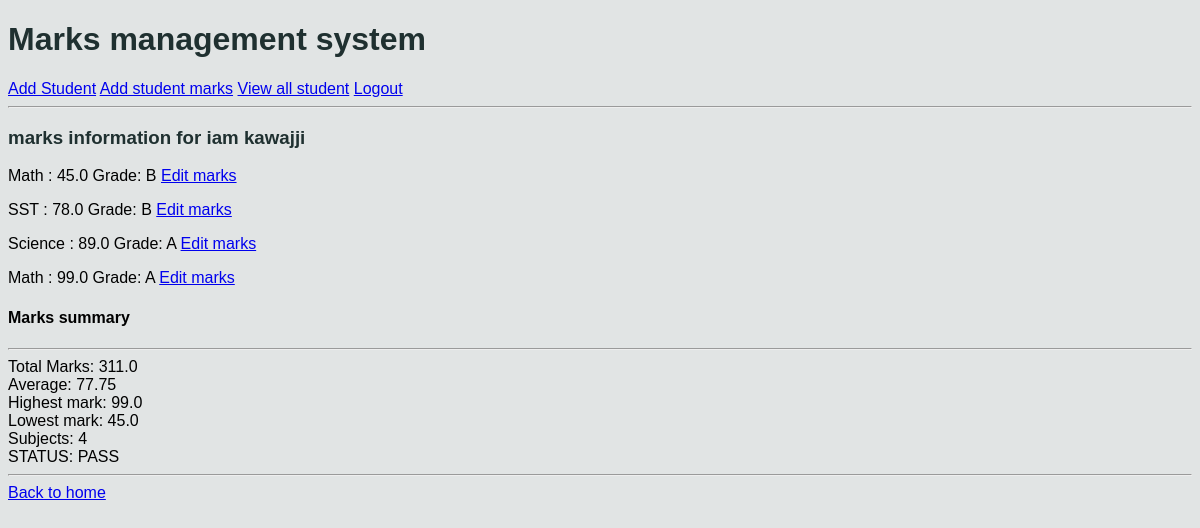
/students/student/1/ (signed in), run on an earlier commit of the app's database.
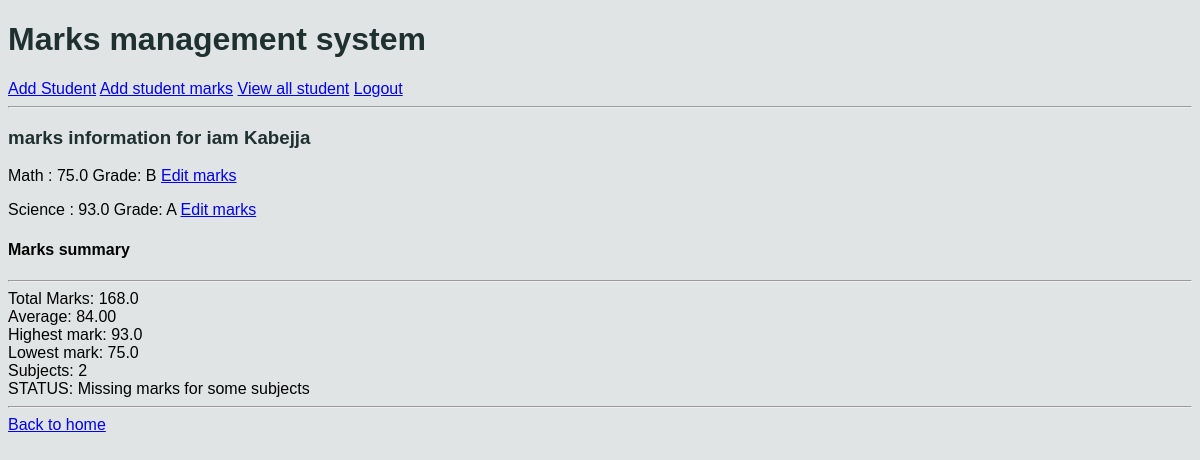
And on a later commit of the database.
### students/models.py (models this page shows, shortened)
class Student(db.Model):
    fname = db.CharField(max_length=100)
    lname = db.CharField(max_length=100)
    student_class = db.CharField(max_length=10)
    age = db.IntegerField(max_length=3)
    student_number = db.IntegerField(unique=True)

class Marks(db.Model):
    student = db.ForeignKey(Student, on_delete= db.CASCADE, related_name= "marks")
    subject = db.ForeignKey(Subject, on_delete=db.CASCADE,related_name= "marks")
    score = db.FloatField(max_length= 10,
                          validators=[
                              MinValueValidator(0),
                              MaxValueValidator(100)
                          ])
    class Meta:
        constraints = [
            db.UniqueConstraint(
                fields=["student", "subject"],
                name="unique_st_sub_mark"
            )
        ]

class Subject(db.Model):
    name = db.CharField(max_length=20)

### students/views.py (the view)
# urls.py: path("student/<int:id>/", views.student_info, name="student_details"),
@login_required
@permission_required('students.view_student', raise_exception=True)
def student_info(request,id):
    student = get_object_or_404(Student, id=id)
    marks = student.marks.all()
    results = marks.aggregate(
        average= Avg("score"),
        total= Sum("score"),
        highest= Max("score") ,
        smallest= Min("score"),
        subjects= Count("id")
    )
    context = {
        "student": student,
        "results" : results
    }
    return render(request, "students/student_details.html",context)

### students/templates/students/student_details.html (shortened to what this page needs)
    {% extends "students/base.html" %}
    {% block content %}
    <h3>marks information for {{ student.fname }} {{ student.lname }}</h3>
    {% for mark in student.marks.all %}
        <p>{{ mark.subject.name }} : {{ mark.score }}
            Grade: {% if mark.score >= 80 %} A
            {% elif mark.score >= 75 %} B
            {% elif mark.score >= 65 %} C
            {% elif mark.score >= 60 %} D
            {% elif mark.score >= 50 %} E
            {% elif mark.score < 50 %} B
            {% endif %}
            <a href="{% url 'edit_marks' mark.id %}">Edit marks</a>
        </p>
        {% empty %}
        <p>No marks found for {{ student.fname }}</p>
    {% endfor %}
    {% if student.marks %}
    <div>
        <h4>Marks summary</h4>
        <hr>
        Total Marks: {{results.total}} <br>
        Average: {{results.average|floatformat:2}} <br>
        Highest mark: {{results.highest}} <br>
        Lowest mark: {{results.smallest}} <br>
        Subjects: {{results.subjects}} <br>
        STATUS: {% if results.subjects == 4 and results.total >= 200  %} PASS
        {% elif results.subjects < 4  %} Missing marks for some subjects
        {% else %} FAIL
        {% endif %}
    </div>
    <hr>
    {% endif %}
    <a href="{% url 'home' %}">Back to home</a>
{% endblock %}

What changed in the data, as far as the page shows it:
removed Marks: subject.name "SST", score "78.0", shows "B"
removed Marks: subject.name "Math", score "99.0", shows "A"
changed Student "iam": lname "kawajji" → "Kabejja"
changed Marks "Math": score "45.0" → "75.0"
changed Marks "Science": score "89.0" → "93.0"
Also different on the page:
{{ results.total }}: "311.0" → "168.0"
{{ results.average|floatformat:2 }}: "77.75" → "84.00"
{{ results.highest }}: "99.0" → "93.0"
{{ results.smallest }}: "45.0" → "75.0"
{{ results.subjects }}: "4" → "2"
text no longer shown: "PASS"
text now shown: "Missing marks for some subjects"
